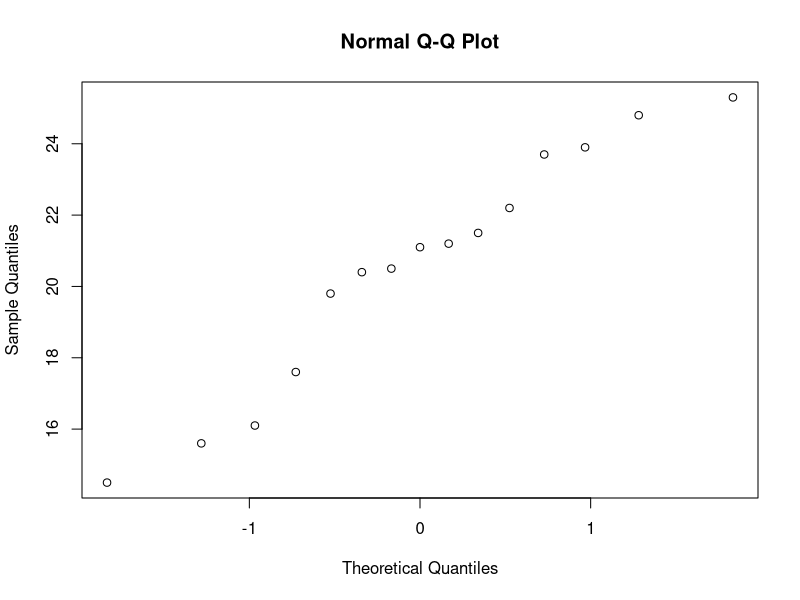
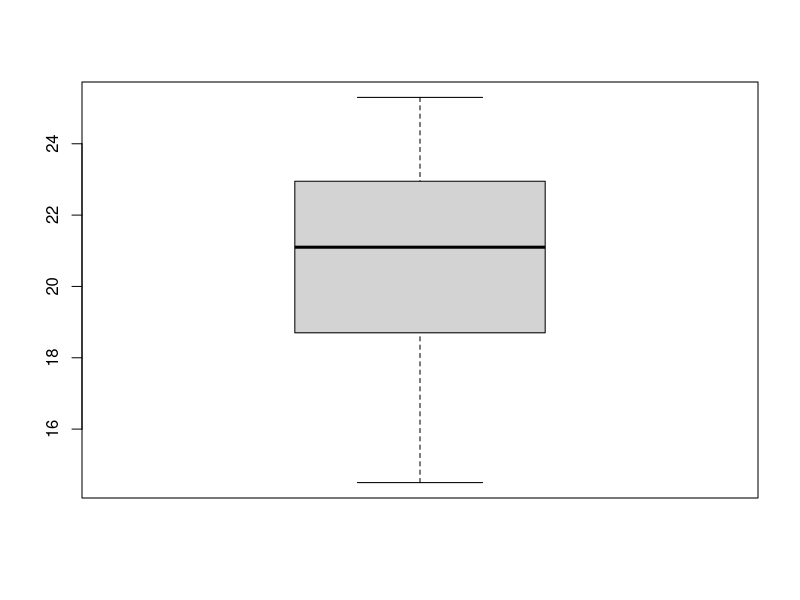
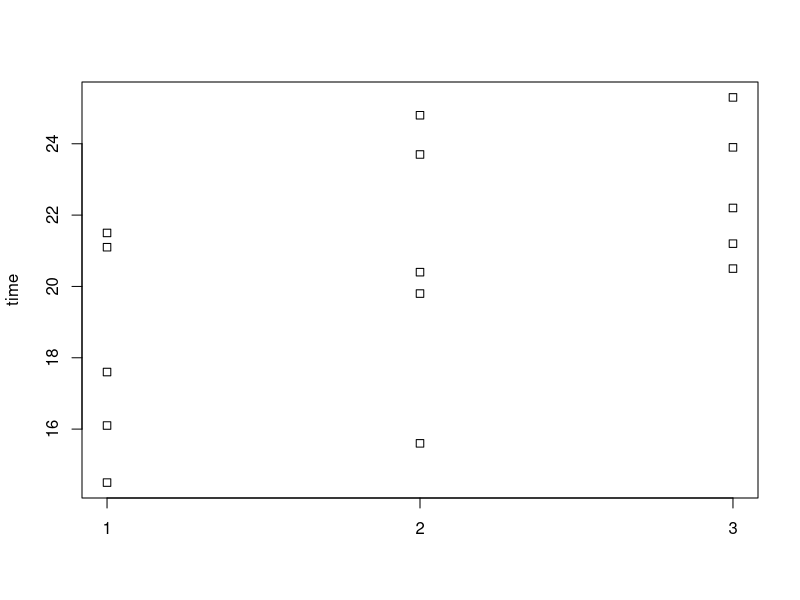
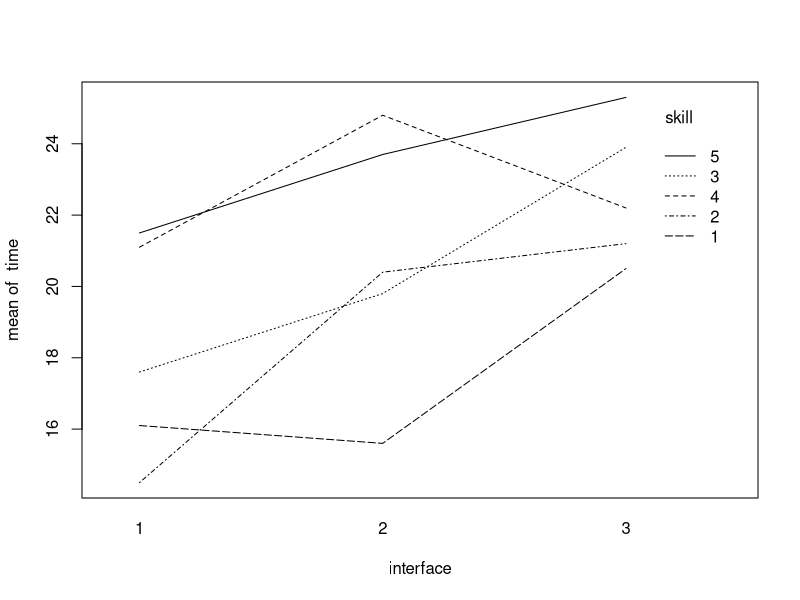
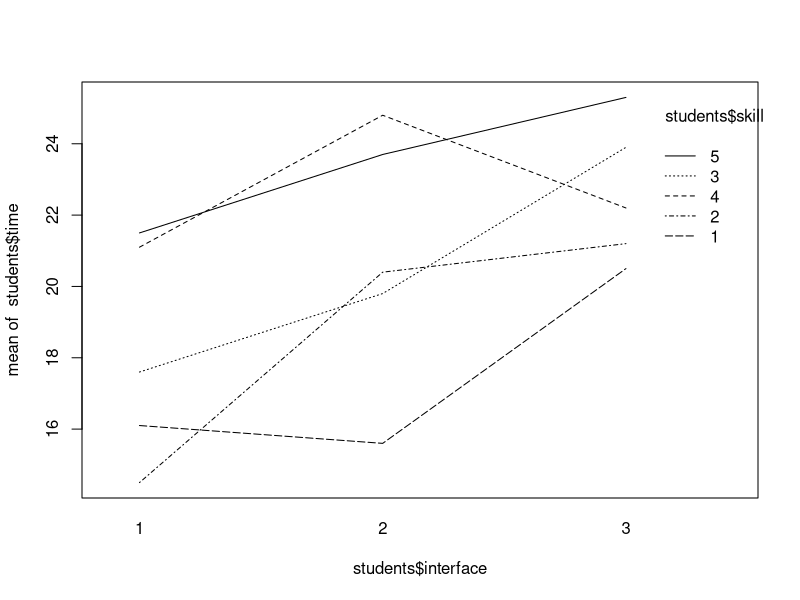
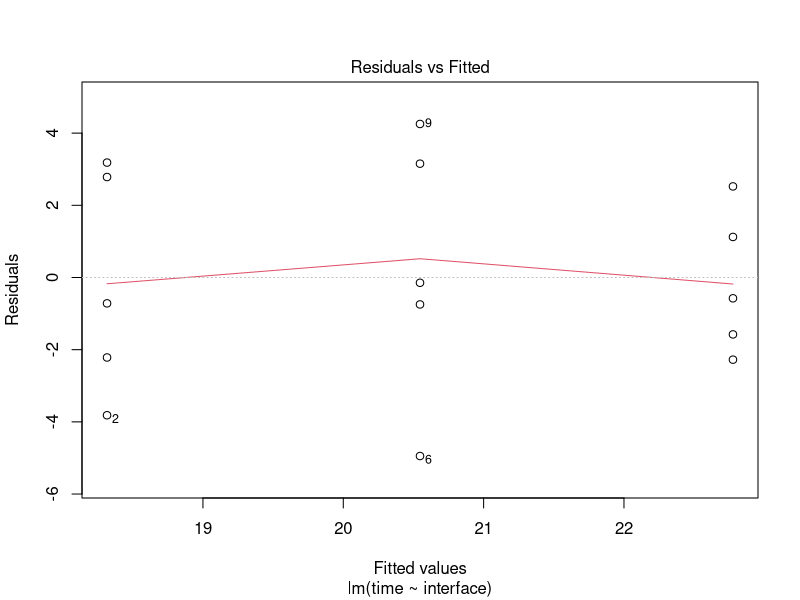
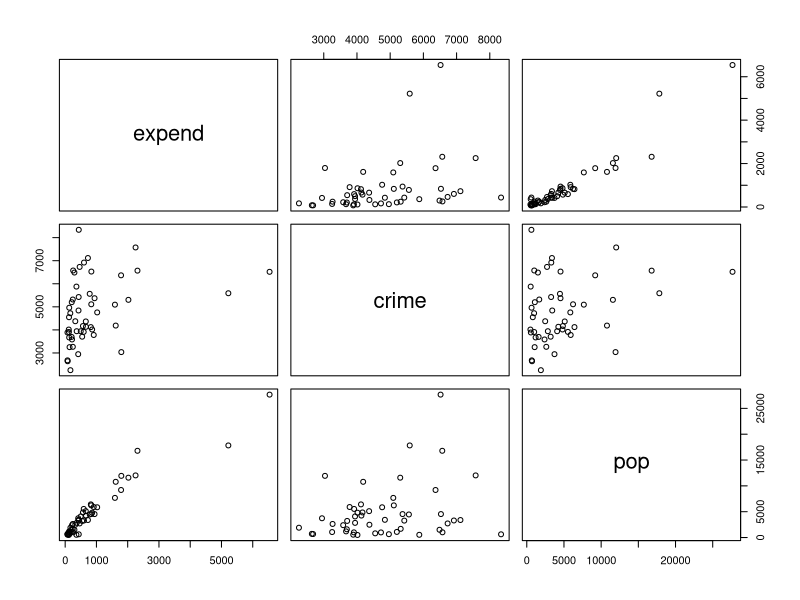
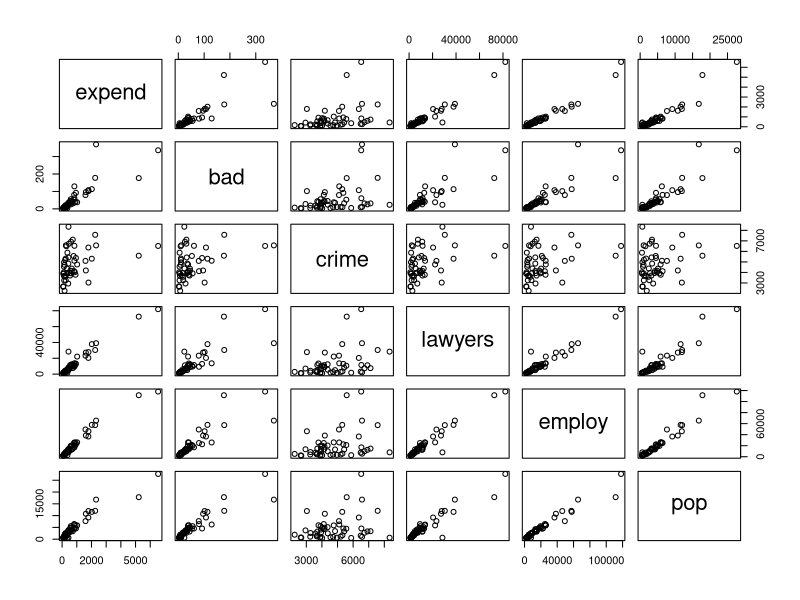

Write R code to recreate these figures, in order. (Note: this script raises an error after producing the figures.)
## ---- chunk 1
knitr::opts_chunk$set(echo = TRUE)
options(digits=3)
## ---- chunk 2
students = read.table("search.txt",header=TRUE)
students
## ---- chunk 3
# lower the skill value the better the computer skill
# randomized block design
# numerical outcome Y
# treatment, factor of interest with I levels (type of interface)
# block, factor that is not of interest, B, (computer skill)

# purpose is to find dependence of Y on I
# block variable is thought to be of influence.
# our problem is same as example lec5slide23
I = 3
B = 5
N = 1
for (b in 1:B) {
  print(sample(1:(N*I)))
}
# maar hoe dat 15 studenten erin worden vernoemd?

# example output: 2 3 1
# means: assign student 2 to treatment 3, student 3 to treatment 1 and student 1 to treatment 2

# unit is that that receives the treatment, so student
## ---- chunk 4
attach(students)
qqnorm(time)
shapiro.test(time)
# normality is questionable, so kruskall willis
boxplot(time)
stripchart(time~interface, vertical = TRUE)

# test null hypothesis that search time is equal for all interfaces
# if not normal i guess KW
# kruskal.test(time~interface)

# if normal then two way anova
interaction.plot(interface,skill,time)
# students$interface = as.factor(students$interface)
# students$skill = as.factor(students$skill)
studentsaov2 = lm(time~interface*skill)
anova(studentsaov2)

## ---- chunk 5
inter1 = mean(students$time[interface==1])
inter2 = mean(students$time[interface==2])
inter3 = mean(students$time[interface==3])
which.max(c(inter1, inter2, inter3))
## ---- chunk 6

## ---- chunk 7


## ---- chunk 8

## ---- chunk 9
interaction.plot(students$interface, students$skill, students$time)
friedman.test(time,interface,skill,data=students)
## ---- chunk 10
studentsaov = lm(time ~ interface, data=students)
plot(studentsaov,1)
# plot(studentsaov,2)

anova(studentsaov)
summary(studentsaov)
# qqnorm(residuals(studentsaov))
# plot(fitted(studentsaov),residuals(studentsaov))
# fitted(studentsaov)
# residuals(studentsaov)
## ---- chunk 11
expenses = read.table("expensescrime.txt",header=TRUE)
expenses
## ---- chunk 12
# attach(expenses)
# boxplot(expend~bad)
# pop
# employ
# plot(employ/(pop*1000), crime)
# boxplot(expend~crime)

# this is from slides lecture 7 slide 28.
expenses[1:3,]
# deze snap ik nog niet 100% maar ziet er vet uit
plot(expenses[,c(2,4,7)]); par(mfrow=c(1,3))
pairs(expenses[2:length(expenses)])

# expenses[1:3, c(2,4,7)]

# for (i in c(2,4,7)) {
#   hist(expenses[,i], main=names(expenses)[i])
# }

par(mfrow=c(2,3))
for (i in 2:7) {
  hist(expenses[,i], main=names(expenses)[i])
}



## ---- chunk 13
expenslm = lm(expend~bad+crime+lawyers+employ+pop, data=expenses)
summary(expenslm)
## ---- chunk 14
factors = colnames(expenses)[3:length(colnames(expenses))]
print("Starting with following factors:"); factors

# 1st factor
R2 = numeric(length(factors))

for (i in 1:length(factors)) {
  R2[i] = summary(lm(paste('expend',  '~', factors[i]), data=expenses))[[8]]
}
R2
factor_one = factors[which.max(R2)]
print(paste0("Factor with highest R^2 value: ", factor_one))

# remove chosen first factor from list
factors = factors[-which.max(R2)]
print("Factors left: "); factors


# 2nd factor
R2 = numeric(length(factors))
for (i in 1:length(factors)) {
  R2[i] = summary(lm(paste('expend',  '~', factor_one, '+', factors[i]), data=expenses))[[8]]
}
R2
factor_two = factors[which.max(R2)]
print(paste0("Factor with highest R^2 value: ", factor_two))

# remove chosen second factor from list
# factors = factors[-which.max(R2)]
# print("Factors left: "); factors


# # 3rd factor
# R2 = numeric(length(factors))
# for (i in 1:length(factors)) {
#   R2[i] = summary(lm(paste('expend',  '~', factor_one, '+', factor_two, '+', factors[i]), data=expenses))[[8]]
# }
# R2
# factor_three = factors[which.max(R2)]
# print(paste0("Factor with highest R^2 value: ", factor_three))
# 
# # remove chosen third factor from list
# factors = factors[-which.max(R2)]
# print("Factors left: "); factors
# 
# 
# # 4th factor
# R2 = numeric(length(factors))
# for (i in 1:length(factors)) {
#   R2[i] = summary(lm(paste('expend',  '~', factor_one, '+', factor_two, '+', factor_three, '+', factors[i]), data=expenses))[[8]]
# }
# R2
# factor_four = factors[which.max(R2)]
# print(paste0("Factor with highest R^2 value: ", factor_four))
# 
# last_factor = factors[-which.max(R2)]
# print(paste0("last factor left: ", last_factor))

# resulting in the model.... lecture 8 slide 11. is na employ gekozen te hebben de increase in R2, van 0.954 naar 0.963 al niet meer significant dus stoppen?

summary(lm(expend~crime), data=expenses)

## ---- chunk 15
# start with all variables
# summary(lm(expend~bad+crime+lawyers+employ+pop, data=expenses))

# crime has highest p value of 0.2553, thus remove crime
# summary(lm(expend~bad+lawyers+employ+pop, data=expenses))

# pop has highest p value of 0.0601, thus remove pop
summary(lm(expend~bad+lawyers+employ, data=expenses))

# bad has highest p value of 0.3450, thus remove bad
summary(lm(expend~lawyers+employ, data=expenses))

# both lawyers and employ are smaller than 0.05, thus final model is line above.
# that gives:
# expend = -1.11e+02 + 2.69-02 * lawyers + 2.97e-02 * employ + error


## ---- chunk 16
qqnorm(residuals(expenslm))
plot(fitted(expenslm),residuals(expenslm))
